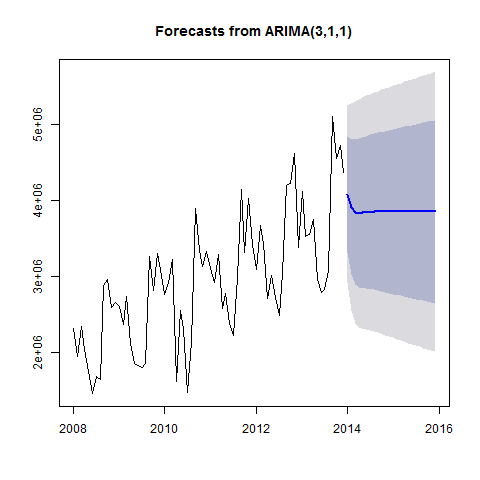

Generate this figure with R:
#Creates Model_ARIMA_8 plot

png("Plots/Model_ARIMA_8_plot.png")
plot(forecast(Model_ARIMA_8))
dev.off()